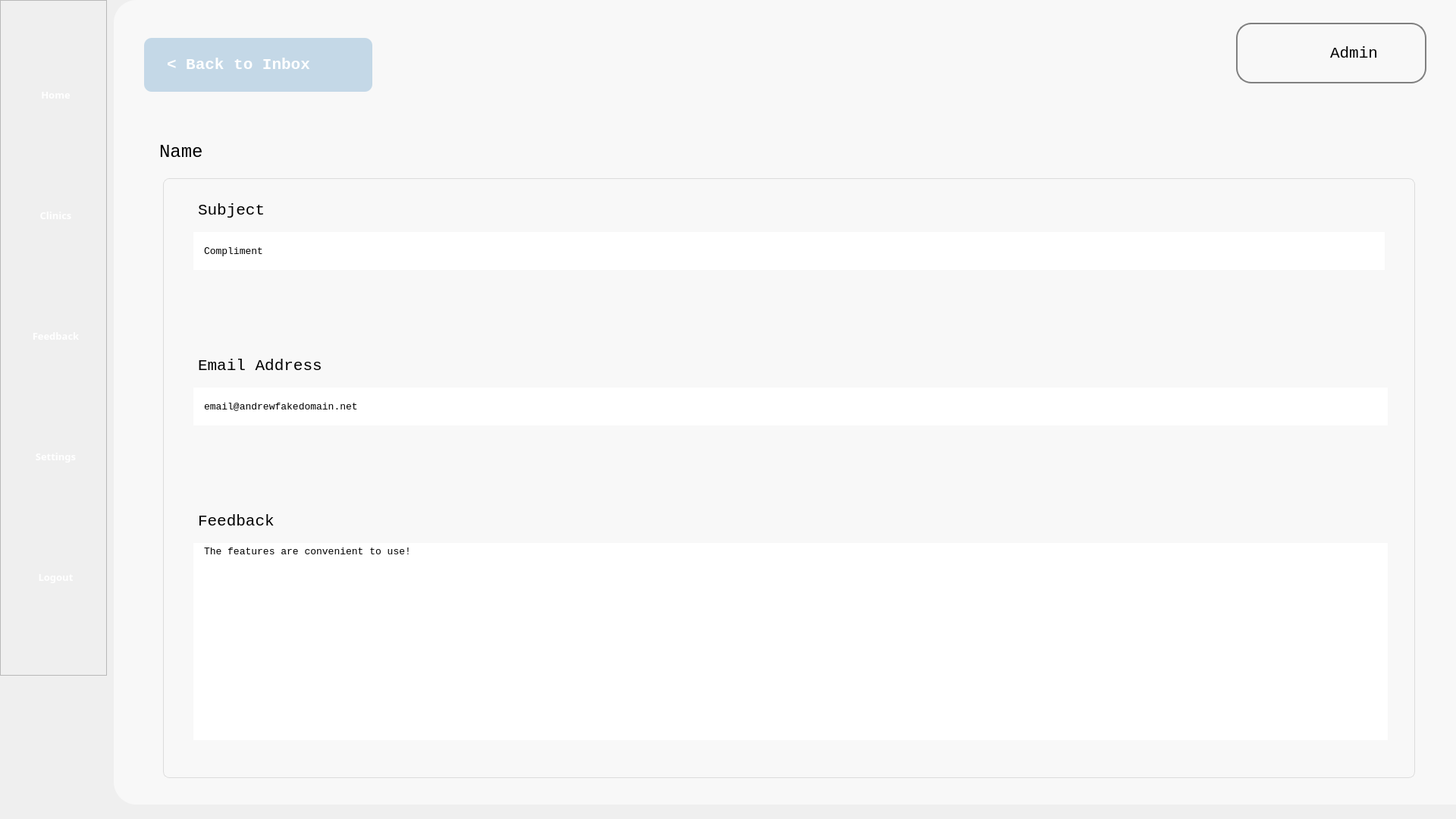
<?xml version="1.0" encoding="UTF-8"?>
<ui version="4.0">
 <class>Form</class>
 <widget class="QWidget" name="Form">
  <property name="geometry">
   <rect>
    <x>0</x>
    <y>0</y>
    <width>1920</width>
    <height>1080</height>
   </rect>
  </property>
  <property name="windowTitle">
   <string>Form</string>
  </property>
  <property name="styleSheet">
   <string notr="true">background-color: &quot;#B6D0E2&quot; </string>
  </property>
  <widget class="QFrame" name="frame">
   <property name="geometry">
    <rect>
     <x>0</x>
     <y>0</y>
     <width>141</width>
     <height>891</height>
    </rect>
   </property>
   <property name="frameShape">
    <enum>QFrame::StyledPanel</enum>
   </property>
   <property name="frameShadow">
    <enum>QFrame::Raised</enum>
   </property>
   <widget class="QWidget" name="layoutWidget_2">
    <property name="geometry">
     <rect>
      <x>31</x>
      <y>20</y>
      <width>87</width>
      <height>851</height>
     </rect>
    </property>
    <layout class="QVBoxLayout" name="verticalLayout">
     <item>
      <widget class="QToolButton" name="home_navigation">
       <property name="enabled">
        <bool>true</bool>
       </property>
       <property name="sizePolicy">
        <sizepolicy hsizetype="Fixed" vsizetype="Fixed">
         <horstretch>0</horstretch>
         <verstretch>0</verstretch>
        </sizepolicy>
       </property>
       <property name="minimumSize">
        <size>
         <width>85</width>
         <height>96</height>
        </size>
       </property>
       <property name="maximumSize">
        <size>
         <width>85</width>
         <height>96</height>
        </size>
       </property>
       <property name="font">
        <font>
         <family>Source Sans Pro Semibold</family>
         <pointsize>10</pointsize>
         <weight>75</weight>
         <bold>true</bold>
        </font>
       </property>
       <property name="styleSheet">
        <string notr="true">border: none; 
color: white;</string>
       </property>
       <property name="text">
        <string>   Home   </string>
       </property>
       <property name="icon">
        <iconset>
         <normaloff>../Images/nav_images/home_page_icon.png</normaloff>../Images/nav_images/home_page_icon.png</iconset>
       </property>
       <property name="iconSize">
        <size>
         <width>70</width>
         <height>70</height>
        </size>
       </property>
       <property name="toolButtonStyle">
        <enum>Qt::ToolButtonTextUnderIcon</enum>
       </property>
      </widget>
     </item>
     <item>
      <widget class="QToolButton" name="clinic_navigation">
       <property name="enabled">
        <bool>true</bool>
       </property>
       <property name="sizePolicy">
        <sizepolicy hsizetype="Fixed" vsizetype="Fixed">
         <horstretch>0</horstretch>
         <verstretch>0</verstretch>
        </sizepolicy>
       </property>
       <property name="minimumSize">
        <size>
         <width>85</width>
         <height>96</height>
        </size>
       </property>
       <property name="maximumSize">
        <size>
         <width>85</width>
         <height>96</height>
        </size>
       </property>
       <property name="font">
        <font>
         <family>Source Sans Pro Semibold</family>
         <pointsize>10</pointsize>
         <weight>75</weight>
         <bold>true</bold>
        </font>
       </property>
       <property name="styleSheet">
        <string notr="true">border: none; 
color: white;</string>
       </property>
       <property name="text">
        <string>Clinics</string>
       </property>
       <property name="icon">
        <iconset>
         <normaloff>../Images/nav_images/services_icon.png</normaloff>../Images/nav_images/services_icon.png</iconset>
       </property>
       <property name="iconSize">
        <size>
         <width>70</width>
         <height>70</height>
        </size>
       </property>
       <property name="toolButtonStyle">
        <enum>Qt::ToolButtonTextUnderIcon</enum>
       </property>
      </widget>
     </item>
     <item>
      <widget class="QToolButton" name="feedback_navigation">
       <property name="enabled">
        <bool>true</bool>
       </property>
       <property name="sizePolicy">
        <sizepolicy hsizetype="Fixed" vsizetype="Fixed">
         <horstretch>0</horstretch>
         <verstretch>0</verstretch>
        </sizepolicy>
       </property>
       <property name="minimumSize">
        <size>
         <width>85</width>
         <height>96</height>
        </size>
       </property>
       <property name="maximumSize">
        <size>
         <width>85</width>
         <height>96</height>
        </size>
       </property>
       <property name="font">
        <font>
         <family>Source Sans Pro Semibold</family>
         <pointsize>10</pointsize>
         <weight>75</weight>
         <bold>true</bold>
        </font>
       </property>
       <property name="styleSheet">
        <string notr="true">border: none; 
color: white;</string>
       </property>
       <property name="text">
        <string>Feedback</string>
       </property>
       <property name="icon">
        <iconset>
         <normaloff>../Images/nav_images/feedback_icon.png</normaloff>../Images/nav_images/feedback_icon.png</iconset>
       </property>
       <property name="iconSize">
        <size>
         <width>70</width>
         <height>70</height>
        </size>
       </property>
       <property name="toolButtonStyle">
        <enum>Qt::ToolButtonTextUnderIcon</enum>
       </property>
      </widget>
     </item>
     <item>
      <widget class="QToolButton" name="settings_navigation">
       <property name="enabled">
        <bool>true</bool>
       </property>
       <property name="sizePolicy">
        <sizepolicy hsizetype="Fixed" vsizetype="Fixed">
         <horstretch>0</horstretch>
         <verstretch>0</verstretch>
        </sizepolicy>
       </property>
       <property name="minimumSize">
        <size>
         <width>85</width>
         <height>96</height>
        </size>
       </property>
       <property name="maximumSize">
        <size>
         <width>85</width>
         <height>96</height>
        </size>
       </property>
       <property name="font">
        <font>
         <family>Source Sans Pro Semibold</family>
         <pointsize>10</pointsize>
         <weight>75</weight>
         <bold>true</bold>
        </font>
       </property>
       <property name="styleSheet">
        <string notr="true">border: none; 
color: white;</string>
       </property>
       <property name="text">
        <string>Settings</string>
       </property>
       <property name="icon">
        <iconset>
         <normaloff>../Images/nav_images/settings_page_icon.png</normaloff>../Images/nav_images/settings_page_icon.png</iconset>
       </property>
       <property name="iconSize">
        <size>
         <width>70</width>
         <height>70</height>
        </size>
       </property>
       <property name="toolButtonStyle">
        <enum>Qt::ToolButtonTextUnderIcon</enum>
       </property>
      </widget>
     </item>
     <item>
      <widget class="QToolButton" name="logout_navigation">
       <property name="enabled">
        <bool>true</bool>
       </property>
       <property name="sizePolicy">
        <sizepolicy hsizetype="Fixed" vsizetype="Fixed">
         <horstretch>0</horstretch>
         <verstretch>0</verstretch>
        </sizepolicy>
       </property>
       <property name="minimumSize">
        <size>
         <width>85</width>
         <height>96</height>
        </size>
       </property>
       <property name="maximumSize">
        <size>
         <width>85</width>
         <height>96</height>
        </size>
       </property>
       <property name="font">
        <font>
         <family>Source Sans Pro Semibold</family>
         <pointsize>10</pointsize>
         <weight>75</weight>
         <bold>true</bold>
        </font>
       </property>
       <property name="styleSheet">
        <string notr="true">border: none; 
color: white;</string>
       </property>
       <property name="text">
        <string>Logout</string>
       </property>
       <property name="icon">
        <iconset>
         <normaloff>../Images/nav_images/logout_icon.png</normaloff>../Images/nav_images/logout_icon.png</iconset>
       </property>
       <property name="iconSize">
        <size>
         <width>70</width>
         <height>70</height>
        </size>
       </property>
       <property name="toolButtonStyle">
        <enum>Qt::ToolButtonTextUnderIcon</enum>
       </property>
      </widget>
     </item>
    </layout>
   </widget>
  </widget>
  <widget class="QWidget" name="background" native="true">
   <property name="geometry">
    <rect>
     <x>150</x>
     <y>0</y>
     <width>1771</width>
     <height>1061</height>
    </rect>
   </property>
   <property name="styleSheet">
    <string notr="true">background-color: #F8F8F8;
border-bottom-left-radius: 30px;
border-top-left-radius: 30px;
text-align: center;</string>
   </property>
   <widget class="QPushButton" name="noti_icon">
    <property name="geometry">
     <rect>
      <x>1380</x>
      <y>30</y>
      <width>70</width>
      <height>81</height>
     </rect>
    </property>
    <property name="text">
     <string/>
    </property>
    <property name="icon">
     <iconset>
      <normaloff>../Images/icon/notification.png</normaloff>../Images/icon/notification.png</iconset>
    </property>
    <property name="iconSize">
     <size>
      <width>40</width>
      <height>40</height>
     </size>
    </property>
   </widget>
   <widget class="QFrame" name="user_frame">
    <property name="geometry">
     <rect>
      <x>1480</x>
      <y>30</y>
      <width>251</width>
      <height>80</height>
     </rect>
    </property>
    <property name="styleSheet">
     <string notr="true">border-radius: 20px; border: 2px solid #808080</string>
    </property>
    <property name="frameShape">
     <enum>QFrame::StyledPanel</enum>
    </property>
    <property name="frameShadow">
     <enum>QFrame::Raised</enum>
    </property>
    <widget class="QLabel" name="profile_icon">
     <property name="geometry">
      <rect>
       <x>10</x>
       <y>10</y>
       <width>60</width>
       <height>60</height>
      </rect>
     </property>
     <property name="styleSheet">
      <string notr="true">border: none</string>
     </property>
     <property name="text">
      <string/>
     </property>
     <property name="pixmap">
      <pixmap>../Images/icon/profile_icon.png</pixmap>
     </property>
     <property name="scaledContents">
      <bool>true</bool>
     </property>
    </widget>
    <widget class="QPushButton" name="profile_btn">
     <property name="geometry">
      <rect>
       <x>120</x>
       <y>25</y>
       <width>71</width>
       <height>31</height>
      </rect>
     </property>
     <property name="font">
      <font>
       <family>Consolas</family>
       <pointsize>16</pointsize>
      </font>
     </property>
     <property name="styleSheet">
      <string notr="true">border: none</string>
     </property>
     <property name="text">
      <string>Admin</string>
     </property>
    </widget>
   </widget>
   <widget class="QLabel" name="name_label">
    <property name="geometry">
     <rect>
      <x>60</x>
      <y>170</y>
      <width>221</width>
      <height>61</height>
     </rect>
    </property>
    <property name="font">
     <font>
      <family>Consolas</family>
      <pointsize>18</pointsize>
     </font>
    </property>
    <property name="text">
     <string>Name</string>
    </property>
    <property name="wordWrap">
     <bool>true</bool>
    </property>
   </widget>
   <widget class="QPushButton" name="back_button">
    <property name="enabled">
     <bool>true</bool>
    </property>
    <property name="geometry">
     <rect>
      <x>40</x>
      <y>50</y>
      <width>301</width>
      <height>71</height>
     </rect>
    </property>
    <property name="font">
     <font>
      <family>Consolas</family>
      <pointsize>16</pointsize>
      <weight>75</weight>
      <bold>true</bold>
     </font>
    </property>
    <property name="autoFillBackground">
     <bool>false</bool>
    </property>
    <property name="styleSheet">
     <string notr="true">background-color: rgba(182, 208, 226,0.8);
color: rgb(255, 255, 255);
border-radius: 10px;
padding-left: 30px;
text-align: left;</string>
    </property>
    <property name="text">
     <string>&lt; Back to Inbox</string>
    </property>
    <property name="iconSize">
     <size>
      <width>70</width>
      <height>70</height>
     </size>
    </property>
   </widget>
   <widget class="QFrame" name="fb_outer_frame">
    <property name="geometry">
     <rect>
      <x>60</x>
      <y>230</y>
      <width>1661</width>
      <height>801</height>
     </rect>
    </property>
    <property name="styleSheet">
     <string notr="true">border: 1px solid #dcdcdc; border-radius: 8px; margin: 5px;</string>
    </property>
    <property name="frameShape">
     <enum>QFrame::StyledPanel</enum>
    </property>
    <property name="frameShadow">
     <enum>QFrame::Raised</enum>
    </property>
    <widget class="QFrame" name="fb_inner_frame">
     <property name="geometry">
      <rect>
       <x>0</x>
       <y>0</y>
       <width>1661</width>
       <height>771</height>
      </rect>
     </property>
     <property name="styleSheet">
      <string notr="true"> border: none; background-color: transparent;</string>
     </property>
     <property name="frameShape">
      <enum>QFrame::StyledPanel</enum>
     </property>
     <property name="frameShadow">
      <enum>QFrame::Raised</enum>
     </property>
     <widget class="QWidget" name="layoutWidget">
      <property name="geometry">
       <rect>
        <x>40</x>
        <y>30</y>
        <width>1585</width>
        <height>721</height>
       </rect>
      </property>
      <layout class="QVBoxLayout" name="verticalLayout_2">
       <item>
        <layout class="QVBoxLayout" name="subject_layout">
         <item>
          <widget class="QLabel" name="subject_label">
           <property name="font">
            <font>
             <family>Consolas</family>
             <pointsize>16</pointsize>
            </font>
           </property>
           <property name="text">
            <string>Subject</string>
           </property>
           <property name="wordWrap">
            <bool>true</bool>
           </property>
          </widget>
         </item>
         <item>
          <widget class="QLabel" name="subject_display">
           <property name="minimumSize">
            <size>
             <width>1581</width>
             <height>60</height>
            </size>
           </property>
           <property name="maximumSize">
            <size>
             <width>1581</width>
             <height>60</height>
            </size>
           </property>
           <property name="font">
            <font>
             <family>Consolas</family>
             <pointsize>10</pointsize>
            </font>
           </property>
           <property name="styleSheet">
            <string notr="true">background-color: white; border: none; border-radius: 0; padding-left: 10px;</string>
           </property>
           <property name="text">
            <string>Compliment</string>
           </property>
           <property name="scaledContents">
            <bool>false</bool>
           </property>
           <property name="wordWrap">
            <bool>false</bool>
           </property>
          </widget>
         </item>
        </layout>
       </item>
       <item>
        <spacer name="verticalSpacer">
         <property name="orientation">
          <enum>Qt::Vertical</enum>
         </property>
         <property name="sizeHint" stdset="0">
          <size>
           <width>20</width>
           <height>40</height>
          </size>
         </property>
        </spacer>
       </item>
       <item>
        <layout class="QVBoxLayout" name="email_layout">
         <item>
          <widget class="QLabel" name="email_label">
           <property name="font">
            <font>
             <family>Consolas</family>
             <pointsize>16</pointsize>
            </font>
           </property>
           <property name="text">
            <string>Email Address</string>
           </property>
           <property name="wordWrap">
            <bool>true</bool>
           </property>
          </widget>
         </item>
         <item>
          <widget class="QLabel" name="email_display">
           <property name="minimumSize">
            <size>
             <width>0</width>
             <height>60</height>
            </size>
           </property>
           <property name="maximumSize">
            <size>
             <width>16777215</width>
             <height>60</height>
            </size>
           </property>
           <property name="font">
            <font>
             <family>Consolas</family>
             <pointsize>10</pointsize>
            </font>
           </property>
           <property name="styleSheet">
            <string notr="true">background-color: white; border: none; border-radius: 0; padding-left: 10px;</string>
           </property>
           <property name="text">
            <string>email@andrewfakedomain.net</string>
           </property>
          </widget>
         </item>
        </layout>
       </item>
       <item>
        <spacer name="verticalSpacer_2">
         <property name="orientation">
          <enum>Qt::Vertical</enum>
         </property>
         <property name="sizeHint" stdset="0">
          <size>
           <width>20</width>
           <height>40</height>
          </size>
         </property>
        </spacer>
       </item>
       <item>
        <layout class="QVBoxLayout" name="feeback_layout">
         <item>
          <widget class="QLabel" name="feedback_label">
           <property name="font">
            <font>
             <family>Consolas</family>
             <pointsize>16</pointsize>
            </font>
           </property>
           <property name="text">
            <string>Feedback</string>
           </property>
           <property name="wordWrap">
            <bool>true</bool>
           </property>
          </widget>
         </item>
         <item>
          <widget class="QLabel" name="feedback_display">
           <property name="minimumSize">
            <size>
             <width>0</width>
             <height>270</height>
            </size>
           </property>
           <property name="maximumSize">
            <size>
             <width>16777215</width>
             <height>270</height>
            </size>
           </property>
           <property name="font">
            <font>
             <family>Consolas</family>
             <pointsize>10</pointsize>
            </font>
           </property>
           <property name="styleSheet">
            <string notr="true">background-color: white; border: none; border-radius: 0; padding-left: 10px;</string>
           </property>
           <property name="text">
            <string>The features are convenient to use!</string>
           </property>
           <property name="alignment">
            <set>Qt::AlignLeading|Qt::AlignLeft|Qt::AlignTop</set>
           </property>
          </widget>
         </item>
        </layout>
       </item>
      </layout>
     </widget>
    </widget>
   </widget>
  </widget>
 </widget>
 <resources/>
 <connections/>
</ui>
